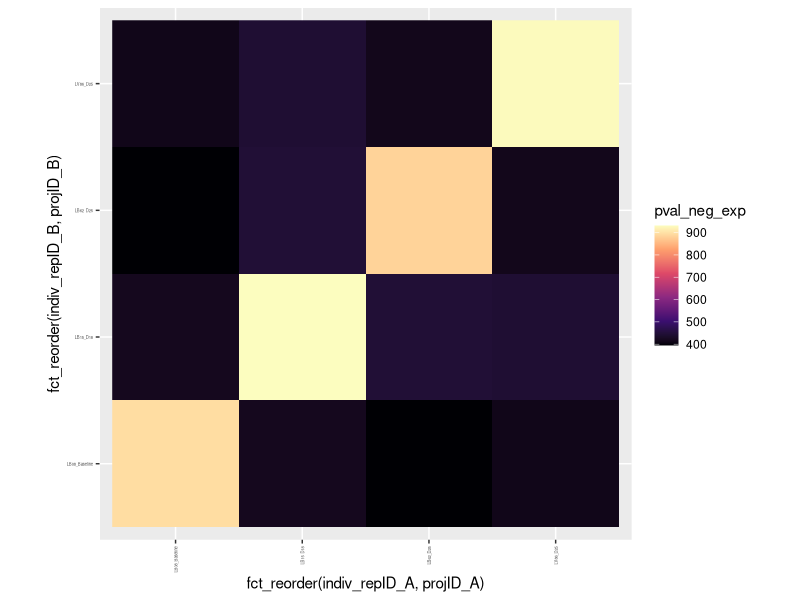

Generate this figure with R:
#!/usr/bin/env Rscript

# Plot heatmap of the exponents of SMaSH pvalues (because the pvalue floats are too small for R to handle for many datasets)

## Setup
library(readr)
library(stringr)
library(tidyr)
library(dplyr)
library(forcats)
library(ggplot2)

## Read in data
setwd("/Volumes/yerkes/genomelab/illumina/runs/Analysis/2023_Analyses/p23025_Prabhu/smash/Prabhu_small_nextera")
pval_out <- read_tsv("smash_out/pval_out.txt", col_types = paste(rep("c",360), collapse=''))

pval_out <- pval_out %>%
  mutate(across(ends_with(".bam"), function(x) str_extract(x, pattern = "E-[0-9]+")),
         across(ends_with(".bam"), function(x) as.numeric(str_extract(x, pattern = "[0-9]+"))))

to_plot <- pval_out %>%
  rename(sample_A = ".") %>%
  pivot_longer(cols = ends_with(".bam"),
               names_to = "sample_B",
               values_to = "pval_neg_exp") %>%
  mutate(sample_A = str_replace_all(sample_A, "-", "_"),
         sample_B = str_replace_all(sample_B, "-", "_")) %>%
  separate_wider_delim(cols = c("sample_A"),
                       delim = "_",
                       names = c("projID_A", "sampID_A", "indivID_A", "repID_A"),
                       too_many = "drop") %>%
  separate_wider_delim(cols = c("sample_B"),
                       delim = "_",
                       names = c("projID_B", "sampID_B", "indivID_B", "repID_B"),
                       too_many = "drop") %>%
  mutate(self = indivID_A == indivID_B,
         proj_sampID_A = paste0(projID_A, sampID_A),
         proj_sampID_B = paste0(projID_B, sampID_B),
         indiv_repID_A = paste0(indivID_A, "_", repID_A),
         indiv_repID_B = paste0(indivID_B, "_", repID_B)) %>%
  select(proj_sampID_A, proj_sampID_B, everything())

p <- to_plot %>%
  ggplot(data=., aes(x=fct_reorder(indiv_repID_A, projID_A), 
                     y=fct_reorder(indiv_repID_B, projID_B), 
                     fill=pval_neg_exp)) +
  geom_raster() +
  scale_fill_viridis_c(option="magma") +
  theme(axis.text = element_text(size=3),
        axis.text.x = element_text(angle=90, hjust = 1, vjust=0.5),
        aspect.ratio = 1) 

ggsave(filename = "smash_out/SMaSH_pval_heatmap.png", plot = p, device = "png", width = 45, height = 45, units = "cm")

